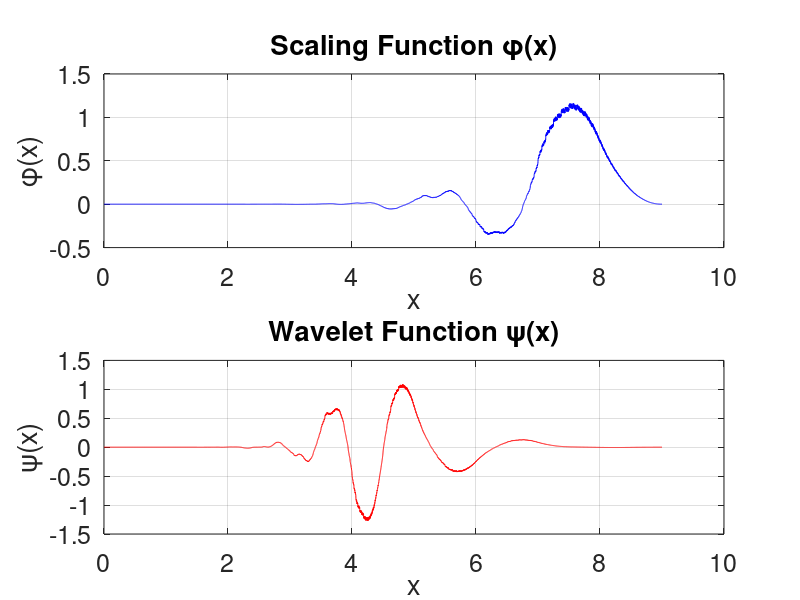

Recreate this plot in MATLAB.
%----------Problem 3-----------
clear; clc; close all;

%% Initialize Parameter Matrix
h = [0.00471427938400, -0.00179210101860, -0.008826800108660, 0.109702658642161, -0.045601131884100, -0.342656715382664, 0.195766961347502, 1.024326944260331, 0.853943542705429, 0.226418982583462];
g = h(end:-1:1) .* (-1).^(0:9);
A = zeros(8, 8);
for i = 1:8
    for j = 1:8
        k = 2*i - j;
        if k >= 0 && k <= 9
            A(i, j) = h(k+1);
        end
    end
end

%% Compute the Eigenvector and Normalize
[V, D] = eig(A);
eigvals = diag(D);
[~, idx] = min(abs(eigvals - 1));
phi_vec = V(:,idx);
phi_vec = phi_vec / sum(phi_vec);

%% Set up a Grid and Initialize phi(x) at Integer Points
J = 10; % refinement level
dx = 1 / 2^J;
x = 0:dx:9;
N = length(x);
phi = zeros(1, N);
for n = 0:9
    idx = round(n / dx) + 1;
    if n >= 1 && n <= 8
        phi(idx) = phi_vec(n);
    else
        phi(idx) = 0;
    end
end

%% Cascade algorithm to Approximate phi(x)
for iter = 1:10
    phi_new = zeros(1, N);
    for i = 1:N
        for l = 0:9
            k = round((2*x(i) - l) / dx) + 1;
            if k >= 1 && k <= N
                phi_new(i) = phi_new(i) + h(l+1) * phi(k);
            end
        end
    end
    phi = phi_new;
end

%% Compute psi(x)
psi = zeros(1, N);
for i = 1:N
    for l = 0:9
        k = round((2*x(i) - l) / dx) + 1;
        if k >= 1 && k <= N
            psi(i) = psi(i) + g(l+1) * phi(k);
        end
    end
end

%% Plot phi and psi
figure;
subplot(2, 1, 1);
plot(x, phi, 'b-');
title('Scaling Function \phi(x)');
xlabel('x');
ylabel('\phi(x)');
grid on;

subplot(2, 1, 2);
plot(x, psi, 'r-');
title('Wavelet Function \psi(x)');
xlabel('x');
ylabel('\psi(x)');
grid on;

%% Print and Export
integral_approx = sum(phi .* psi) * dx;
disp(['Approximate integral of phi*psi over [0,9]: ', num2str(integral_approx)]);
if abs(integral_approx) < 1e-3
    disp('Orthogonality condition is verified.');
else
    disp('Orthogonality condition is not verified.');
end

set(gcf, 'Position', [100, 100, 1600, 900]);
ax = findobj(gcf, 'Type', 'axes');
for i = 1:length(ax)
    set(ax(i), 'FontSize', 18);
end
exportgraphics(gcf, 'Problem3.pdf', 'ContentType', 'vector');
